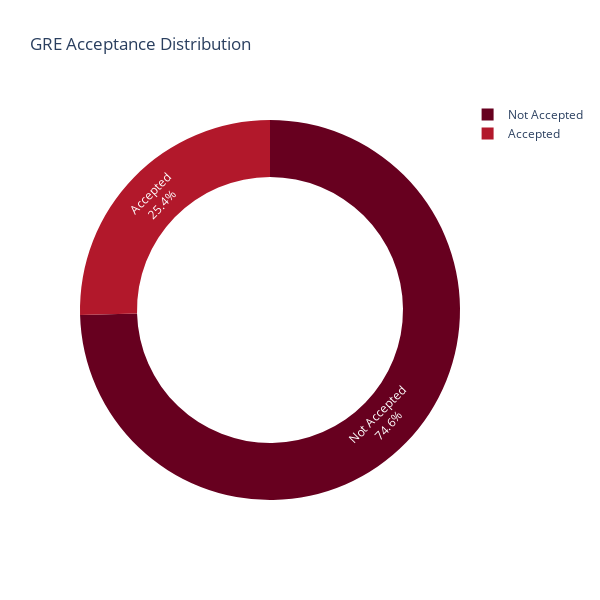

The notebook cell this image was saved under:
### Code cell
fig = px.pie(df, values='Count', names='Outcome', color_discrete_sequence=px.colors.sequential.RdBu,hole=.7,title='GRE Acceptance Distribution',width=600,height=600)\
.update_traces(textposition='inside', textinfo='percent+label')\
.update_layout(legend={"itemclick":False})\
.update_layout(legend={"itemdoubleclick":False})\
.update_layout(uniformtext_minsize=12, uniformtext_mode='hide')

fig.show()

### Figure 1 — Plotly figure (JSON) as saved in the notebook; plotly's stock layout.template omitted (floating-point values rounded to 4 significant figures)
{"data": [{"domain": {"x": [0, 1], "y": [0, 1]}, "hole": 0.7, "hovertemplate": "Outcome=%{label}<br>Count=%{value}<extra></extra>", "labels": ["Not Accepted", "Accepted"], "legendgroup": "", "name": "", "showlegend": true, "textinfo": "percent+label", "textposition": "inside", "type": "pie", "values": [358, 122]}], "layout": {"height": 600, "legend": {"itemclick": false, "itemdoubleclick": false, "tracegroupgap": 0}, "piecolorway": ["rgb(103,0,31)", "rgb(178,24,43)", "rgb(214,96,77)", "rgb(244,165,130)", "rgb(253,219,199)", "rgb(247,247,247)", "rgb(209,229,240)", "rgb(146,197,222)", "rgb(67,147,195)", "rgb(33,102,172)", "rgb(5,48,97)"], "title": {"text": "GRE Acceptance Distribution"}, "uniformtext": {"minsize": 12, "mode": "hide"}, "width": 600}}
